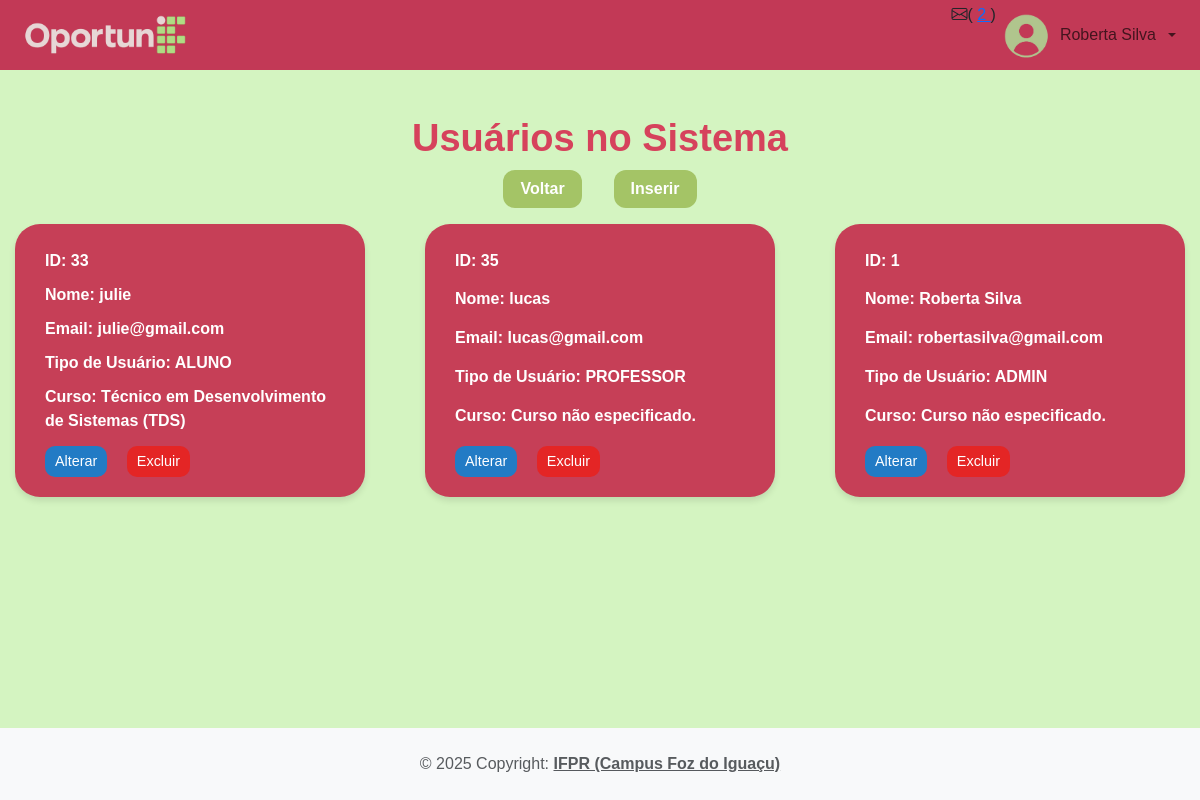
The page /app/controller/UsuarioController.php?action=list (signed in) on the database its author committed.
### tables this page shows
CREATE TABLE `usuarios` (
  `idUsuarios` int(11) NOT NULL,
  `nomeCompleto` varchar(45) NOT NULL,
  `email` varchar(45) NOT NULL,
  `cpf` varchar(20) NOT NULL,
  `senha` varchar(255) NOT NULL,
  `tipoUsuario` enum('ALUNO','PROFESSOR','ADMIN') NOT NULL,
  `matricula` varchar(45) DEFAULT NULL,
  `idCursos` int(11) DEFAULT NULL,
  `fotoPerfil` varchar(255) DEFAULT NULL
);

CREATE TABLE `cursos` (
  `idCursos` int(11) NOT NULL,
  `nome` varchar(45) DEFAULT NULL
);

### app/controller/UsuarioController.php (called while the page is built, shortened)
<?php
require_once(__DIR__ . "/../dao/UsuarioDAO.php");
require_once(__DIR__ . "/../service/UsuarioService.php");
require_once(__DIR__ . "/../model/Usuario.php");
class UsuarioController extends Controller
{
    private UsuarioDAO $usuarioDao;
    public function __construct()
    {
        $this->usuarioDao = new UsuarioDAO();
        $this->handleAction();
    }
    protected function list(string $msgErro = "", string $msgSucesso = "")
    {
        $dados["lista"] = $this->usuarioDao->list();
        $this->loadView("usuario/usuario_list.php", $dados,  $msgErro, $msgSucesso);
    }
}
new UsuarioController();

### app/model/Usuario.php (called while the page is built, shortened)
<?php
require_once(__DIR__ . "/Curso.php");
class Usuario
{
    private ?int $id;
    private ?string $nomeCompleto;
    private ?string $tipoUsuario = null;
    private ?string $email;
    private ?Curso $curso;
    public function getId(): ?int
    {
        return $this->id;
    }
    public function setId(?int $id): self
    {
        $this->id = $id;
        return $this;
    }
    public function getNomeCompleto(): ?string
    {
        return $this->nomeCompleto;
    }
    public function setNomeCompleto(?string $nomeCompleto): self
    {
        $this->nomeCompleto = $nomeCompleto;
        return $this;
    }
    public function getTipoUsuario(): ?string
    {
        return $this->tipoUsuario;
    }
    public function setTipoUsuario(?string $tipoUsuario): self
    {
        $this->tipoUsuario = $tipoUsuario;
        return $this;
    }
    public function getEmail(): ?string
    {
        return $this->email;
    }
    public function setEmail(?string $email): self
    {
        $this->email = $email;
        return $this;
    }
    public function getCurso(): ?Curso
    {
        return $this->curso;
    }
    public function setCurso(?Curso $curso): self
    {
        $this->curso = $curso;
        return $this;
    }
}

### app/dao/UsuarioDAO.php (called while the page is built, shortened)
<?php
include_once(__DIR__ . "/../model/Usuario.php");
include_once(__DIR__ . "/../model/Curso.php");
class UsuarioDAO
{
    public function list()
    {
        $conn = Connection::getConn();
        $sql = "SELECT u.*, c.nome AS nomeCursos
            FROM usuarios u
            LEFT JOIN cursos c ON c.idCursos = u.idCursos
            ORDER BY u.nomeCompleto";
        $stm = $conn->prepare($sql);
        $stm->execute();
        $result = $stm->fetchAll();
        return $this->mapUsuarios($result);
    }
    private function mapUsuarios($result)
    {
        $usuarios = array();
        foreach ($result as $reg) {
            $usuario = new Usuario();
            $usuario->setId($reg['idUsuarios']);
            $usuario->setNomeCompleto($reg['nomeCompleto']);
            $usuario->setEmail($reg['email']);
            $usuario->setSenha($reg['senha']);
            $usuario->setMatricula($reg['matricula']);
            $usuario->setTipoUsuario($reg['tipoUsuario']);
            $usuario->setCpf($reg['cpf']);
            $usuario->setFotoPerfil($reg['fotoPerfil']);
            $curso = new Curso();
            $curso->setId($reg['idCursos']);
            if (isset($reg["nomeCursos"]))
                $curso->setNome($reg["nomeCursos"]);
            $usuario->setCurso($curso);
            $usuarios[] = $usuario;
        }
        return $usuarios;
    }
}

### app/model/Curso.php (called while the page is built, shortened)
<?php
class Curso
{
    private ?string $nome;
    public function __construct()
    {
        $this->nome = null;
    }
    public function getNome(): ?string
    {
        return $this->nome;
    }
    public function setNome(?string $nome): self
    {
        $this->nome = $nome;
        return $this;
    }
}

### app/view/usuario/usuario_list.php (the view)
<?php
require_once(__DIR__ . "/../include/header.php");
require_once(__DIR__ . "/../include/menu.php");
?>
<link rel="stylesheet" href="<?= BASEURL ?>/view/css/usuario_list.css">
<h3>Usuários no Sistema</h3>
<div class="row mb-3 align-items-center justify-content-center">
    <div class="col-auto">
        <a class="btn btn-secondary"
            href="<?= BASEURL ?>/controller/HomeController.php?action=home">
            Voltar
        </a>
    </div>
    <div class="col-auto ms-2">
        <a class="btn btn-success"
            href="<?= BASEURL ?>/controller/UsuarioController.php?action=create">
            Inserir
        </a>
    </div>
</div>
<div class="user-cards">
    <?php foreach ($dados['lista'] as $usu): ?>
        <div class="user-card">
            <p><strong>ID:</strong> <?= $usu->getId() ?></p>
            <p><strong>Nome:</strong> <?= $usu->getNomeCompleto() ?></p>
            <p><strong>Email:</strong> <?= $usu->getEmail() ?></p>
            <p><strong>Tipo de Usuário:</strong> <?= $usu->getTipoUsuario() ?></p>
            <p><strong>Curso:</strong>
                <?= $usu->getCurso() && $usu->getCurso()->getNome()
                    ? $usu->getCurso()->getNome()
                    : "Curso não especificado." ?>
            </p>
            <div class="mt-2">
                <a class="btn btn-primary btn-sm"
                    href="<?= BASEURL ?>/controller/UsuarioController.php?action=edit&id=<?= $usu->getId() ?>">
                    Alterar
                </a>
                <a class="btn btn-danger btn-sm"
                    onclick="return confirm('Confirma a exclusão do usuário?');"
                    href="<?= BASEURL ?>/controller/UsuarioController.php?action=delete&id=<?= $usu->getId() ?>">
                    Excluir
                </a>
            </div>
        </div>
    <?php endforeach; ?>
</div>
<?php
require_once(__DIR__ . "/../include/footer.php");
?>

### app/view/css/menu.css (style rules this page uses)
* { margin: 0; padding: 0; box-sizing: border-box; }

### app/view/css/usuario_list.css (style rules this page uses)
body { background-color: #d4f4c1; font-family: Arial, sans-serif; }
h3 { text-align: center; color: #d6425c; font-size: 38px; font-weight: bold; margin-top: 30px; }
.btn-success, .btn-secondary { border-radius: 12px; padding: 7px 17px; font-weight: bold; border: none; transition: background-color 0.3s ease; }
.btn-success { background-color: #a4c466; color: white; }
.btn-secondary { background-color: #a4c466; color: white; }
.user-cards { display: flex; flex-wrap: wrap; gap: 60px; justify-content: center; }
.user-card { background-color: #c63f57; color: white; border-radius: 25px; padding: 20px 30px; width: 350px; box-shadow: 0 4px 6px rgba(0,0,0,0.1); display: flex; flex-direction: column; justify-content: space-between; }
.user-card p { margin: 5px 0; font-weight: bold; }
.user-card .btn { border-radius: 10px; padding: 5px 10px; margin-right: 15px; font-size: 0.9em; border: none; transition: background-color 0.3s ease; align-self: flex-start; }
.user-card .btn-primary { background-color: #227bc5; color: white; }
.user-card .btn-danger { background-color: #e42525; color: white; }

### app/view/include/footer.php (style rules this page uses)
body { min-height: 100vh; display: flex; flex-direction: column; margin: 0; }

### rows shown on the page
usuarios: idUsuarios "33", nomeCompleto "julie", email "julie@gmail.com", tipoUsuario "ALUNO", idCursos.nome "Técnico em Desenvolvimento de Sistemas (TDS)"
usuarios: idUsuarios "35", nomeCompleto "lucas", email "lucas@gmail.com", tipoUsuario "PROFESSOR", shows "Curso não especificado."
usuarios: idUsuarios "1", nomeCompleto "Roberta Silva", email "robertasilva@gmail.com", tipoUsuario "ADMIN", shows "Curso não especificado."

### other values the page prints
$nome "Roberta Silva"
